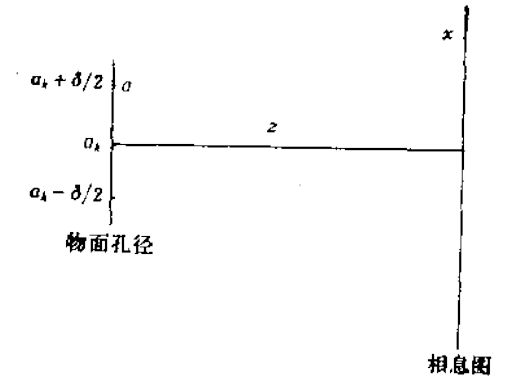
%> input picture Images/doc_kinoform_p1.png, 530 x 382 px, given in place of pku.jpg, which was not available
$ octave offaxis_interference_hologram.m   (GNU Octave 9; MATLAB toolbox functions it lacks are replaced by stand-ins)
%> lines starting %> are read from the running program, lines starting %| are printed output that depends on the picture; pictures that were not available may be replaced by others from this repository, and a replacement may not be noted
%           h ——波长（mm）；          I ——数字全息图；
%           L ——全息图宽度（mm）；    z0——记录全息图的距离(mm)；
%% Image Read and preprocess
XRGB=imread('./images/pku.jpg');
%> XRGB is the input picture: size 382x530x3 uint8; min 0, max 255, mean 250.1
X0=rgb2gray(XRGB);
% figure,imshow(X0,[]);
[M0,N0]=size(X0);
%> M0 = 382; N0 = 530

%% Set Basic parameters
N1=min(M0,N0);
%> N1 = 382
N=1024;          %模拟形成的全息图取样数
X1=imresize(X0,N/4/N1);
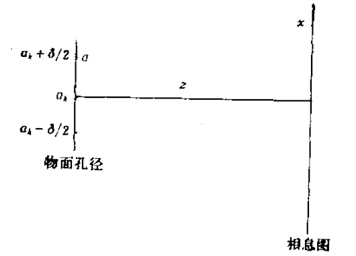
%> X1: size 256x356 uint8; min 0, max 255, mean 250
[M1,N1]=size(X1);
%> M1 = 256; N1 = 356
X=zeros(N,N);
X(N/2-M1/2+1:N/2+M1/2,N/2-N1/2+1:N/2+N1/2)=X1(1:M1,1:N1);
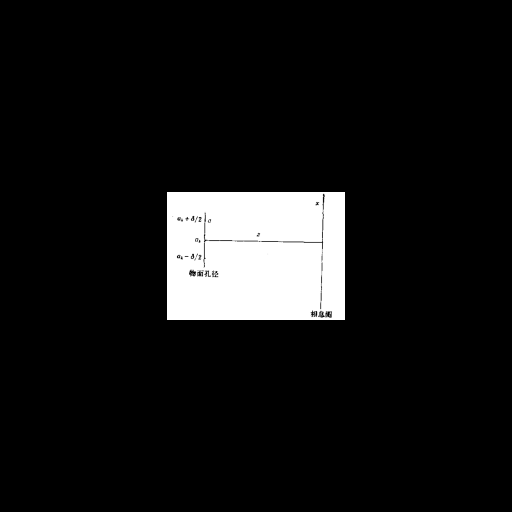
%> X: size 1024x1024 double (shown at 1/2 size); min 0, max 255, mean 21.7
h=0.632e-3;      %波长(mm), 可按需要修改
k=2*pi/h;
% CCD：Charge Coupled Device（电荷耦合元件），是一种将图像转换为电信号的半导体元件。由类似棋盘的格状排列的小像素 (pixel) 组成。
pix=0.00465     ;%CCD像素宽度(mm), 可按需要修改
L=N*pix;         %CCD宽度(mm)
z0=1000;         %衍射距离(mm), 可按需要修改
L0=h*N*z0/L;     %物平面宽度(mm)
Y=double(X);
%a=ones(N,N);
b=rand(N,N)*2*pi;
f=Y.*exp(1i.*b);  %叠加随机相位噪声,形成振幅正比于图像的初始场复振幅

figstr=strcat('初始物平面宽度=',num2str(L0),'mm');
figure(1),imshow(X,[]),colormap(gray); xlabel(figstr);title('物平面图像');

%% Fresnell
%---------------菲涅耳衍射的S-FFT计算开始
n=1:N;
x=-L0/2+L0/N*(n-1);
y=x;
[yy,xx] = meshgrid(y,x); %网格化数据平面
Fresnel=exp(1i*k/2/z0*(xx.^2+yy.^2));
f2=f.*Fresnel;
Uf=fft2(f2,N,N);
Uf=fftshift(Uf);
x=-L/2+L/N*(n-1);   %CCD宽度取样(mm)
y=x;
[yy,xx] = meshgrid(y,x);
phase=exp(1i*k*z0)/(1i*h*z0)*exp(1i*k/2/z0*(xx.^2+yy.^2));%菲涅耳衍射积分前方的相位因子
Uf=Uf.*phase;
%---------------S-FFT计算结束
figstr=strcat('模拟CCD宽度=',num2str(L),'mm');
figure(2),imshow(abs(Uf),[]),colormap(gray); xlabel(figstr);title('到达CCD平面的物光振幅分布');
%> after `imshow(abs(Uf),[])`:
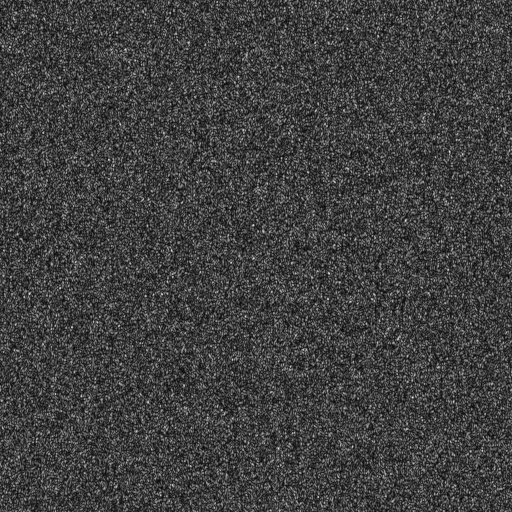
%> displayed picture: size 1024x1024, on the screen's scale of 0 to 255 (shown at 1/2 size); min 0, max 255, mean 63.9

%% Reference Light
%---------------形成0-255灰度级的数字全息图
fex=N/L;
Qx=(4-2.5)*L0/8/z0;          %按照优化设计定义参考光方向余弦
Qy=Qx;
x=[-L/2:L/N:L/2-L/N];
y=x;
[X,Y]=meshgrid(x,y);
Ar=max(max(abs(Uf)));        %按物光场振幅最大值定义参考光振幅
%> Ar = 424859.8
Ur=Ar*exp(1i*k*(X.*Qx+Y.*Qy));%参考光复振幅

%% Interference
Uh=Ur+Uf;                    %物光与参考光干涉
Wh=Uh.*conj(Uh);             %干涉场强度
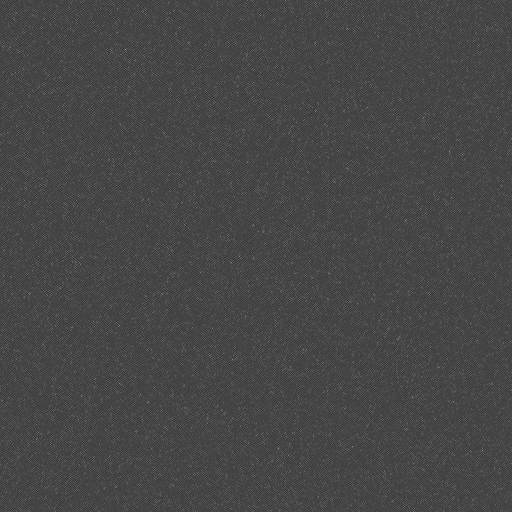
%> Wh: size 1024x1024 double (shown at 1/2 size); min 2.93e+09, max 6.96e+11, mean 1.95e+11; drawn with min black and max white
Imax=max(max(Wh));
%> Imax = 6.96e+11
I=uint8(Wh./Imax*255);      %形成0-255灰度级的数字全息图
Ih=I;
imwrite(I,'./Ih.bmp');     %形成数字全息图文件
figstr=strcat('全息图宽度=',num2str(L),'mm');
figure(3),imshow(Ih,[]),colormap(gray);xlabel(figstr);title('模拟形成的数字全息图');

%% Reconstruction
%基于S-FFT的全息重建
f0 = double(Ih);
[N1,N2]=size(f0);
%> N1 = 1024; N2 = 1024
N=min(N1,N2);
%> N = 1024
h=0.000632;             %波长(mm)
z0=1000;
L=N*pix;                %CCD宽度(mm)
%> L = 4.76
In(1:N,1:N)=f0(1:N,1:N);
%-----------------------------1-FFT重建开始
n=1:N;
%> n = 1024 values from 1 to 1024
x=-L/2+L/N*(n-1);
%> x = 1024 values from -2.38 to 2.38
y=x;
[yy,xx] = meshgrid(y,x);
k=2*pi/h;
Fresnel=exp(1i*k/2/z0*(xx.^2+yy.^2));
f2=In.*Fresnel;
Uf=fft2(f2,N,N);
Uf=fftshift(Uf);
L0=h*z0*N/L;
x=-L0/2+L0/N*(n-1);
y=x;
[yy,xx] = meshgrid(y,x);
phase=exp(1i*k*z0)/(1i*h*z0)*exp(1i*k/2/z0*(xx.^2+yy.^2));
U0=Uf.*phase;   %积分运算结果乘积分号前方相位因子
%-----------------------------1-FFT重建结束
If=U0*conj(U0);
Gmax=max(max(abs(U0)));
%> Gmax = 4755075.3
Gmin=min(min(abs(U0)));
%> Gmin = 0.545
figstr=strcat('重建物平面宽度=',num2str(L0),'mm');
figure(4),
imshow(abs(U0),[Gmin Gmax/1]),colormap(gray); xlabel(figstr);title('1-FFT物平面重建图像');
%> after `imshow(abs(U0),[Gmin Gmax/1])`:
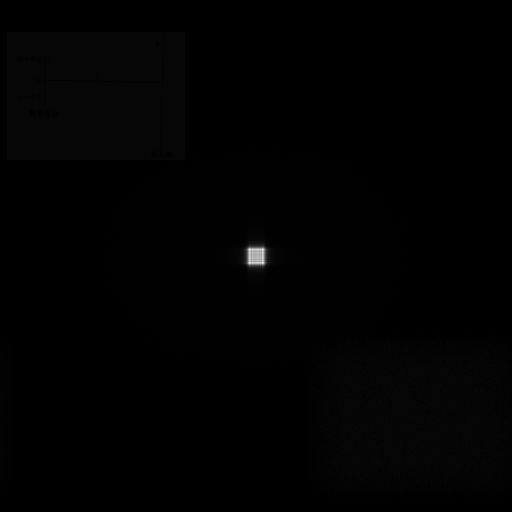
%> displayed picture: size 1024x1024, on the screen's scale of 0 to 255 (shown at 1/2 size); min 0, max 255, mean 1.5

%% Light intensity change
p=10;
while p
    figure(5);
    imshow(abs(U0),[Gmin Gmax/p]),colormap(gray);xlabel(figstr);title('1-FFT物平面重建图像');
%> (the run ends here)

$ run again, on Images/doc_kinoform_p2.png
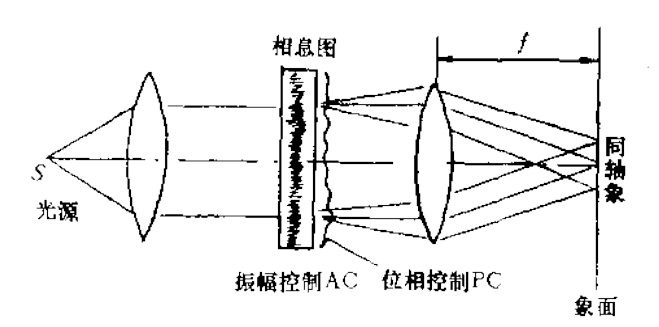
%> input picture Images/doc_kinoform_p2.png, 659 x 327 px, given in place of pku.jpg, which was not available
%> XRGB is the input picture: size 327x659x3 uint8; min 0, max 255, mean 238.2
%> `imshow(abs(Uf),[])`:
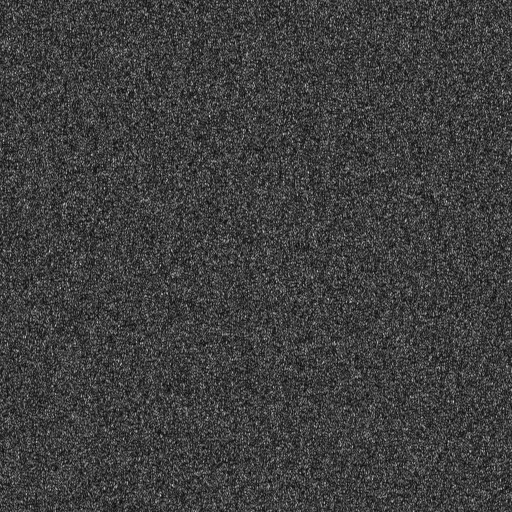
%> displayed picture: size 1024x1024, on the screen's scale of 0 to 255 (shown at 1/2 size); min 0, max 255, mean 62.4
%> Ar = 508792
%> Imax = 9.9e+11
%> Gmax = 4771255
%> Gmin = 0.623
